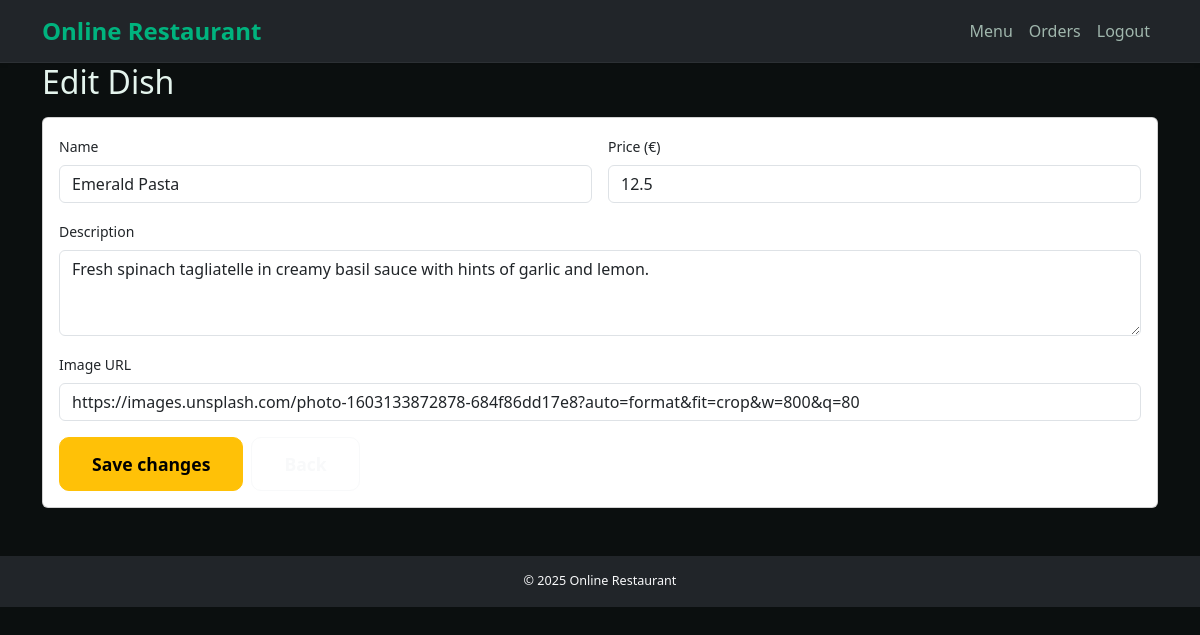
/admin/edit/1 (signed in), run on an earlier commit of the app's database.
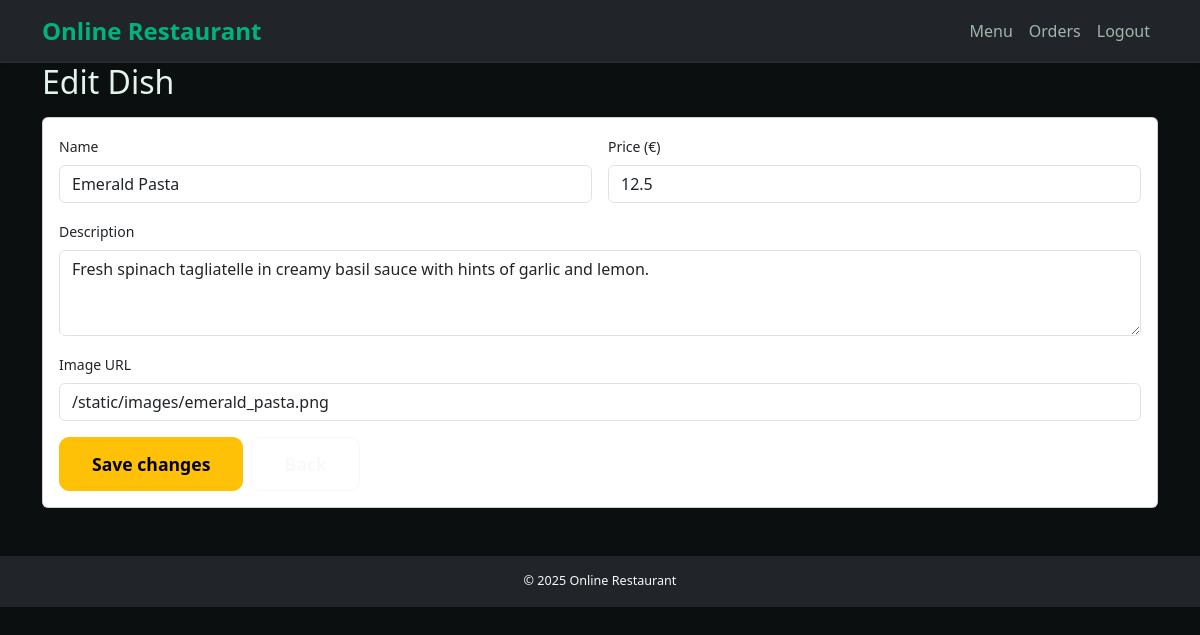
And on a later commit of the database.
### models/models.py (models this page shows)
class Dish(db.Model):
    id = db.Column(db.Integer, primary_key=True)
    name = db.Column(db.String(100), nullable=False)
    description = db.Column(db.Text, nullable=False)
    price = db.Column(db.Float, nullable=False)
    image_url = db.Column(db.String(255))

### routes/admin.py (the view, shortened to what this page needs)
@admin_bp.route('/admin/edit/<int:dish_id>', methods=['GET', 'POST'])
@login_required
def edit_dish(dish_id):
    if not current_user.is_admin:
        flash('Access denied.')
        return redirect(url_for('main.menu'))
    dish = Dish.query.get_or_404(dish_id)
    return render_template('edit_dish.html', dish=dish)

### app.py (called while the page is built)
@login_manager.user_loader
def load_user(user_id):
    return User.query.get(int(user_id))

def create_app():
    app = Flask(__name__)
    app.config.from_object(Config)
    app.config.from_pyfile('config.py', silent=True)
    db.init_app(app)
    migrate.init_app(app, db)
    login_manager.init_app(app)
    csrf.init_app(app)
    limiter.init_app(app)
    from routes.auth import auth_bp
    from routes.main import main_bp
    from routes.admin import admin_bp
    app.register_blueprint(auth_bp)
    app.register_blueprint(main_bp)
    app.register_blueprint(admin_bp)
    with app.app_context():
        db.create_all()
    @app.after_request
    def set_headers(resp):
        resp.headers["Content-Security-Policy"] = (
            "default-src 'self'; img-src 'self' data:; style-src 'self' 'unsafe-inline'"
        )
        return resp
    return app

### templates/edit_dish.html (shortened to what this page needs)
{% extends 'base.html' %}
{% block content %}
<h2 class="mb-3">Edit Dish</h2>
<form method="post" class="card p-3">
  <div class="row g-3">
    <div class="col-12 col-md-6">
      <label class="form-label small">Name</label>
      <input name="name" value="{{ dish.name }}" class="form-control" required>
    </div>
    <div class="col-12 col-md-6">
      <label class="form-label small">Price (€)</label>
      <input name="price" value="{{ dish.price }}" class="form-control" required>
    </div>
    <div class="col-12">
      <label class="form-label small">Description</label>
      <textarea name="description" class="form-control" rows="3">{{ dish.description }}</textarea>
    </div>
    <div class="col-12">
      <label class="form-label small">Image URL</label>
      <input name="image_url" value="{{ dish.image_url }}" class="form-control">
    </div>
  </div>
  <div class="mt-3 d-flex gap-2">
    <button type="submit" class="btn btn-warning">Save changes</button>
    <a href="{{ url_for('admin.admin_panel') }}" class="btn btn-outline-light">Back</a>
  </div>
</form>
{% endblock %}

### templates/base.html (shortened to what this page needs)
<!DOCTYPE html>
<html lang="en">
<head>
  <link href="https://cdn.jsdelivr.net/npm/bootstrap@5.3.3/dist/css/bootstrap.min.css" rel="stylesheet">
  <link rel="stylesheet" href="{{ url_for('static', filename='css/style.css') }}">
</head>
<body>
  <nav class="navbar navbar-expand-lg navbar-dark bg-dark shadow-sm">
    <div class="container">
      <a class="navbar-brand fw-bold fs-4" href="{{ url_for('main.index') }}">Online Restaurant</a>
      <div class="collapse navbar-collapse justify-content-end">
        <ul class="navbar-nav">
          {% if current_user.is_authenticated %}
          <li class="nav-item"><a class="nav-link" href="{{ url_for('main.menu') }}">Menu</a></li>
          <li class="nav-item"><a class="nav-link" href="{{ url_for('main.orders') }}">Orders</a></li>
          <li class="nav-item"><a class="nav-link" href="{{ url_for('auth.logout') }}">Logout</a></li>
          {% else %}
          <li class="nav-item"><a class="nav-link" href="{{ url_for('auth.login') }}">Login</a></li>
          <li class="nav-item"><a class="nav-link" href="{{ url_for('auth.register') }}">Register</a></li>
          {% endif %}
        </ul>
      </div>
    </div>
  </nav>
  <main class="container">
  <div class="content-wrapper">
    {% block content %}{% endblock %}
  </div>
</main>
  <footer class="footer py-3 bg-dark text-center text-light mt-5">
    <p class="mb-0 small">&copy; 2025 Online Restaurant</p>
  </footer>
</body>
</html>

### static/css/style.css (style rules this page uses)
:root { --green-main: #00b37e; --green-hover: #00d08a; --green-dark: #004d3f; --bg-dark: #0b0f0f; --text-light: #e4f4ed; --text-muted: #a0b7ad; }
body { background-color: var(--bg-dark); color: var(--text-light); font-family: "Poppins", "Segoe UI", sans-serif; margin: 0; padding: 0; height: 100vh; display: flex; flex-direction: column; }
.navbar { background: #0d1313; border-bottom: 1px solid rgba(255, 255, 255, 0.05); }
.navbar-brand { color: var(--green-main) !important; font-weight: 600; }
.nav-link { color: var(--text-muted) !important; transition: color 0.2s ease; }
.btn { text-decoration: none; font-size: 1.1rem; font-weight: 600; padding: 0.8rem 2rem; border-radius: 10px; transition: all 0.25s ease; }
footer { background: #0d1313; color: var(--text-muted); text-align: center; padding: 1rem 0; font-size: 0.9rem; }

What changed in the data, as far as the page shows it:
changed Dish "Emerald Pasta": image_url "https://images.unsplash.com/photo-1603133872878-684f86dd17e8?auto=format&fit=crop&w=800&q=80" → "/static/images/emerald_pasta.png"
